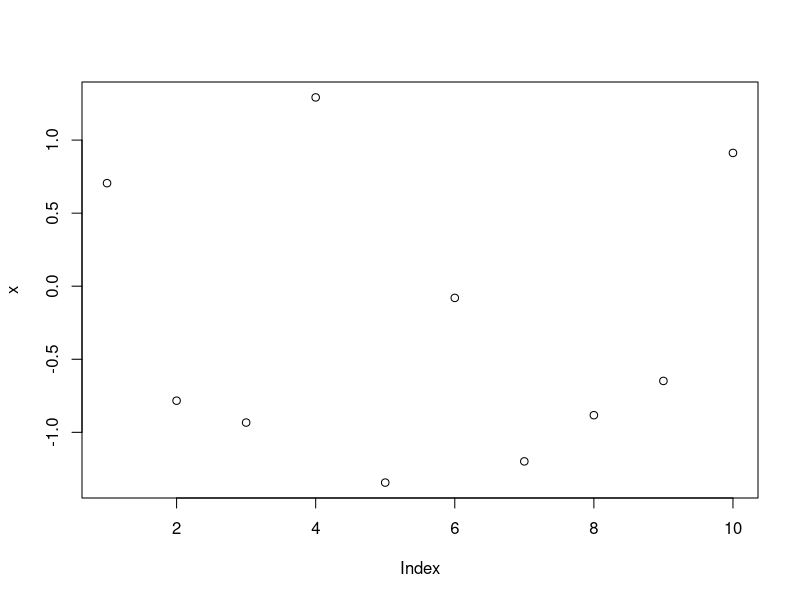
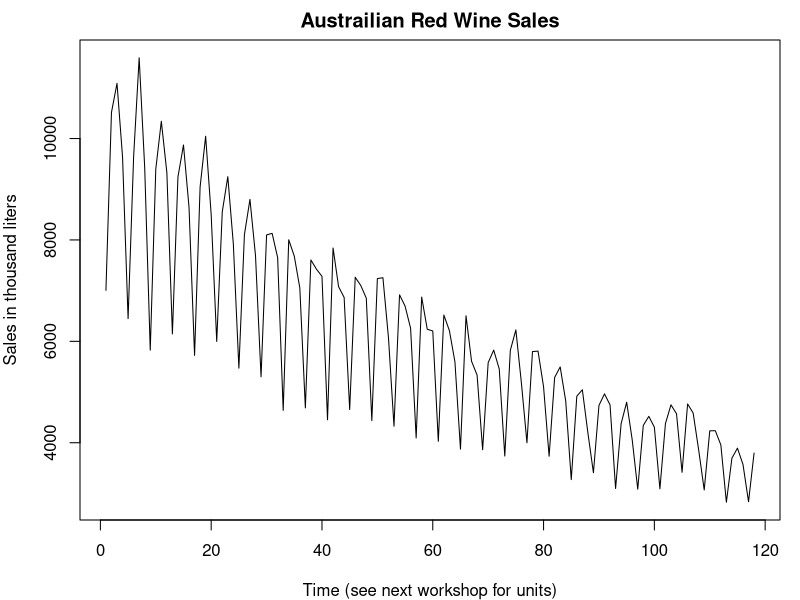

Generate these figures, in order, with R:
## ---- chunk 1
#| label: fig-ex1
#| fig-cap: "A plot generated by Quarto, as per the code in example 2"
#| warning: false

# Comments are hashtags, just like regular R :)
x <- rnorm(10)

x        # This will print the values of x to your document
plot(x)  # This will produce the plot in figure 1.
## ---- chunk 2
my.wine <- read.csv("wine1.csv",       # data file (we'll usually use .csv files)
                    header = FALSE)    # first row = observations

colnames(my.wine) <- c("Date","Sales") # Name the dataset's variables
## ---- chunk 3
#| label: fig-wine
#| fig-cap: "*Imported* wine data, pardon the pun" 

par(mar = c(4,4,2,1)) # (I usually include this line of code before any plot)

plot(my.wine$Sales,
     main = "Austrailian Red Wine Sales",
     xlab = "Time (see next workshop for units)",
     ylab = "Sales in thousand liters",
     type = "l")
